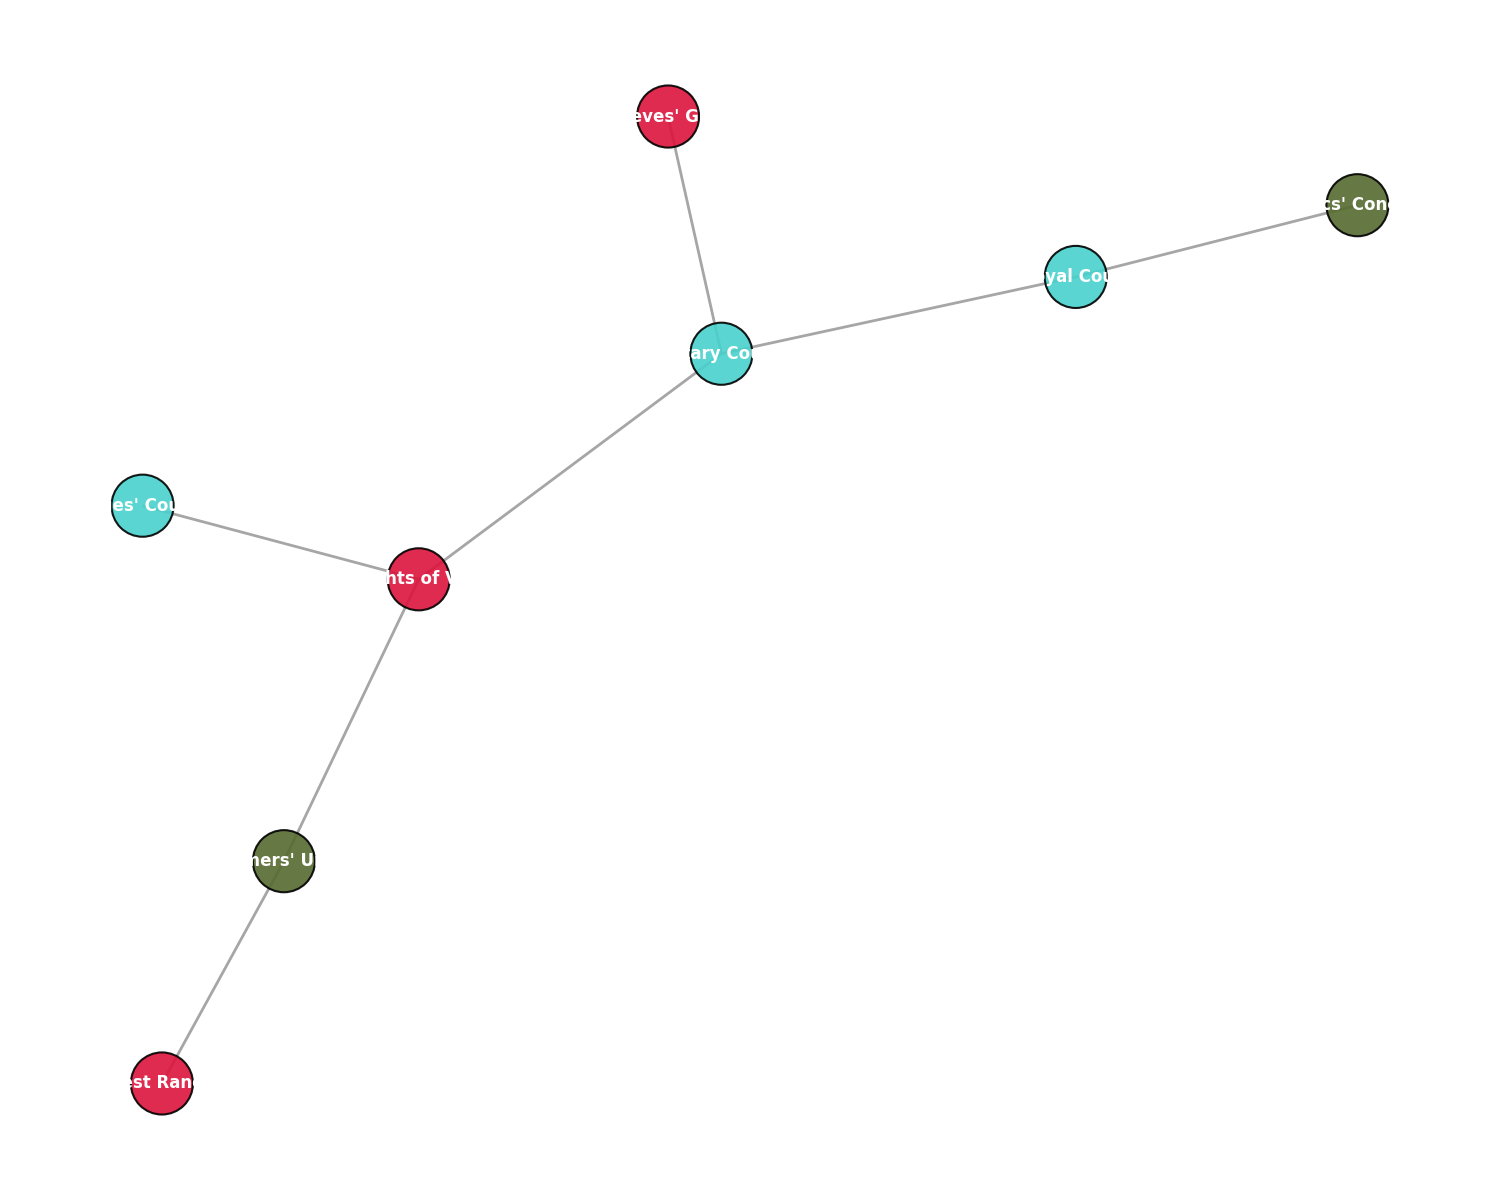

Write the Python code that produced this figure.
import matplotlib.pyplot as plt
import networkx as nx

governance_bodies = [
    "Royal Court", "Military Council", "Farmers' Union", "Mages' Council",
    "Knights of Valor", "Thieves' Guild", "Forest Rangers", "Clerics' Conclave"
]

interactions = [
    ("Royal Court", "Military Council"),
    ("Farmers' Union", "Knights of Valor"),
    ("Military Council", "Knights of Valor"),
    ("Military Council", "Thieves' Guild"),
    ("Mages' Council", "Knights of Valor"),
    ("Forest Rangers", "Farmers' Union"),
    ("Clerics' Conclave", "Royal Court"),
]

node_categories = {
    "Leadership": ["Royal Court", "Military Council", "Mages' Council"],
    "Defense & Law": ["Knights of Valor", "Thieves' Guild", "Forest Rangers"],
    "Civilians": ["Farmers' Union", "Clerics' Conclave"]
}

colors = {
    "Leadership": 'mediumturquoise',
    "Defense & Law": 'crimson',
    "Civilians": 'darkolivegreen'
}

color_map = []
for body in governance_bodies:
    for category in node_categories:
        if body in node_categories[category]:
            color_map.append(colors[category])

kingdom_graph = nx.Graph()
kingdom_graph.add_nodes_from(governance_bodies)
kingdom_graph.add_edges_from(interactions)

pos = nx.spring_layout(kingdom_graph, seed=21)

plt.figure(figsize=(15, 12))

nx.draw_networkx_nodes(
    kingdom_graph, pos, node_size=2000, node_color=color_map, edgecolors='black', linewidths=1.5, alpha=0.9
)

nx.draw_networkx_edges(
    kingdom_graph, pos, width=2, alpha=0.7, edge_color='grey'
)

nx.draw_networkx_labels(
    kingdom_graph, pos, font_size=12, font_weight='bold', font_color='white'
)

plt.axis('off')

plt.tight_layout()
plt.show()
